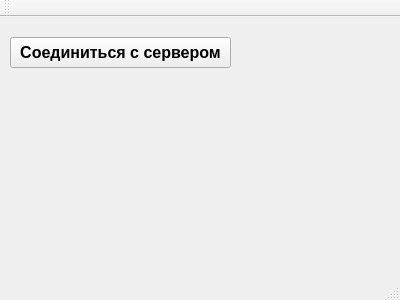
<?xml version="1.0" encoding="UTF-8"?>
<ui version="4.0">
 <class>MainWindow</class>
 <widget class="QMainWindow" name="MainWindow">
  <property name="geometry">
   <rect>
    <x>0</x>
    <y>0</y>
    <width>400</width>
    <height>300</height>
   </rect>
  </property>
  <property name="windowTitle">
   <string>MainWindow</string>
  </property>
  <widget class="QWidget" name="centralWidget">
   <widget class="QPushButton" name="pushButton">
    <property name="geometry">
     <rect>
      <x>10</x>
      <y>20</y>
      <width>221</width>
      <height>31</height>
     </rect>
    </property>
    <property name="font">
     <font>
      <pointsize>12</pointsize>
      <weight>75</weight>
      <bold>true</bold>
     </font>
    </property>
    <property name="text">
     <string>Соединиться с сервером</string>
    </property>
   </widget>
  </widget>
  <widget class="QMenuBar" name="menuBar">
   <property name="geometry">
    <rect>
     <x>0</x>
     <y>0</y>
     <width>400</width>
     <height>21</height>
    </rect>
   </property>
  </widget>
  <widget class="QToolBar" name="mainToolBar">
   <attribute name="toolBarArea">
    <enum>TopToolBarArea</enum>
   </attribute>
   <attribute name="toolBarBreak">
    <bool>false</bool>
   </attribute>
  </widget>
  <widget class="QStatusBar" name="statusBar"/>
 </widget>
 <layoutdefault spacing="6" margin="11"/>
 <resources/>
 <connections/>
</ui>
